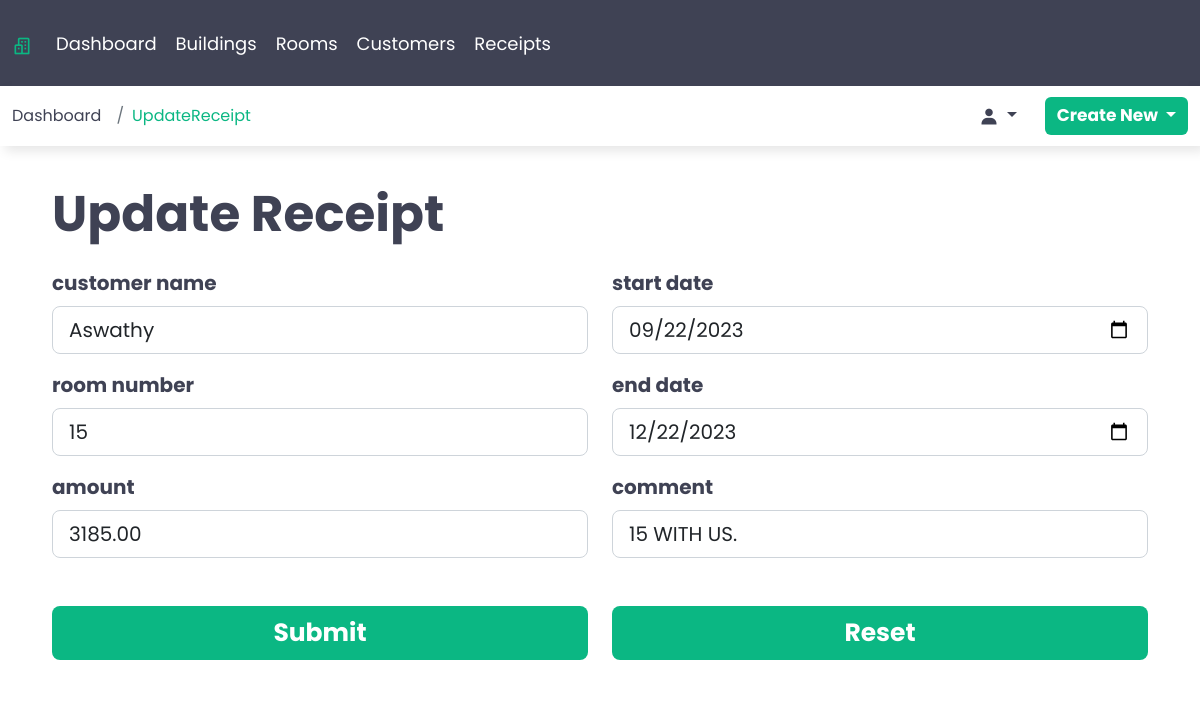
Screenshot of /update_receipt/1/ (signed in) with the database file from the repository.
### webapp/models.py (models this page shows)
class Customer(models.Model):
    customer_name = models.CharField(max_length=50)
    mobile_number = models.IntegerField()
    id_type = models.ForeignKey(IdType, on_delete=models.DO_NOTHING)
    id_number = models.CharField(max_length=50, unique=True)
    building_name = models.ForeignKey(Building, on_delete=models.CASCADE)
    room_number = models.ForeignKey(Room, on_delete=models.DO_NOTHING)
    class Meta:
        verbose_name_plural = 'Customers'
    def __str__(self):
        return self.customer_name

class Receipt(models.Model):
    date = models.DateField(auto_now_add=True,blank=False)
    customer_name = models.ForeignKey(Customer,on_delete=models.DO_NOTHING)
    room_number = models.ForeignKey(Room,on_delete=models.DO_NOTHING)
    amount = models.DecimalField(max_digits=7, decimal_places=2)
    start_date = models.DateField(blank=False)
    end_date = models.DateField(blank=False)
    comment = models.CharField(max_length=250)
    class Meta:
        verbose_name_plural = 'Receipts'

class Room(models.Model):
    room_number = models.IntegerField()
    building_name = models.ForeignKey(Building, on_delete=models.CASCADE)
    room_type = models.ForeignKey(RoomType, on_delete=models.DO_NOTHING)
    room_status = models.ForeignKey(RoomStatus, on_delete=models.DO_NOTHING)
    meter_number = models.CharField(max_length=16)
    account_number = models.IntegerField()
    class Meta:
        verbose_name_plural = 'Rooms'
    def __str__ (self):
        return str(self.room_number)

### webapp/views.py (the view)
# urls.py: path('update_receipt/<int:receipt_id>/',views.UpdateReceipt,name='update_receipt'),
@login_required
def UpdateReceipt(request,receipt_id):
    receipt = Receipt.objects.get(id=receipt_id)
    form = ReceiptForm(request.POST, instance=receipt)
    if request.method == 'POST':
        if form.is_valid():
            form.save()
            return redirect('receipts')
    else:
        form = ReceiptForm(instance=receipt)
        return render(request,'update_receipt.html',{'context':'UpdateReceipt','form':form})

### webapp/forms.py
class ReceiptForm(ModelForm):
    class Meta:
        model = Receipt
        fields = '__all__'
        widgets = {
            'date': forms.DateInput(attrs={'class':'form-control form-control-lg','type':'date'}),
            'amount': forms.NumberInput(attrs={'class': 'form-control form-control-lg'}),
            'start_date': forms.DateInput(attrs={'class':'form-control form-control-lg','type':'date'}),
            'end_date': forms.DateInput(attrs={'class':'form-control form-control-lg','type':'date'}),
            'comment': forms.TextInput(attrs={'class': 'form-control form-control-lg'})
        }
    def __init__(self, *args, **kwargs):
        super().__init__(*args, **kwargs)
        self.fields['customer_name'].empty_label = "Select an option"
        self.fields['customer_name'].widget.attrs.update({'class':'form-control form-control-lg'})
        self.fields['room_number'].empty_label = "Select an option"
        self.fields['room_number'].widget.attrs.update({'class':'form-control form-control-lg'})

### templates/update_receipt.html (shortened to what this page needs)
{% extends 'base.html' %}
{% load static %}
{% block content %}
    <div class="container-fluid">
        <div class="main-box new_receipt">
            <div class="row d-flex align-items-center justify-content-center">
                <div class="col-xs-12 col-sm-12 col-md-12 col-lg-12 col-xl-12 d-flex align-items-start flex-column">
                    <h1 class="mb-4 mt-2">Update Receipt</h1>
                    <form method="post" autocomplete="off">
                        <div class="row">
                            <div class="col-xs-12 col-sm-12 col-md-12 col-lg-6">
                                <div class="mb-3">
                                    <label for="customer_name" class="form-label">customer name</label>
                                    {{form.customer_name}}
                                </div>
                            </div>
                            <div class="col-xs-12 col-sm-12 col-md-12 col-lg-6">
                                <div class="mb-3">
                                    <label for="start_date" class="form-label">start date</label>
                                    {{form.start_date}}
                                </div>
                            </div>
                            <div class="col-xs-12 col-sm-12 col-md-12 col-lg-6">
                                <div class="mb-3">
                                    <label for="room_number" class="form-label">room number</label>
                                    {{form.room_number}}
                                </div>
                            </div>
                            <div class="col-xs-12 col-sm-12 col-md-12 col-lg-6">
                                <div class="mb-3">
                                    <label for="end_date" class="form-label">end date</label>
                                    {{form.end_date}}
                                </div>
                            </div>
                            <div class="col-xs-12 col-sm-12 col-md-12 col-lg-6">
                                <div class="mb-3">
                                    <label for="amount" class="form-label">amount</label>
                                    {{form.amount}}
                                </div>
                            </div>
                            <div class="col-xs-12 col-sm-12 col-md-12 col-lg-6">
                                <div class="mb-5">
                                    <label for="comment" class="form-label">comment</label>
                                    {{form.comment}}
                                </div>
                            </div>
                            <div class="col-xs-12 col-sm-12 col-md-12 col-lg-6">
                                <button type="submit" class="btn btn-lg mb-4">Submit</button>
                            </div>
                            <div class="col-xs-12 col-sm-12 col-md-12 col-lg-6">
                                <button type="reset" class="btn btn-lg">Reset</button>
                            </div>
                        </div>
                    </form>
                </div>
            </div>
        </div>
    </div>
{% endblock %}

### static/css/style.css (style rules this page uses)
* { margin:0; padding: 0; box-sizing: border-box; }
:root { --font-primary: "Poppins", sans-serif; }
:root { --weight-700: 700; }
:root { --color-primary: #0bb783; --color-secondary: #3f4254; --color-white: white; }
body { font-family: var(--font-primary); }
h1 { font-size: 50px; font-weight: var(--weight-700); color: var(--color-secondary); font-family: var(--font-primary); }
form { width: 100%; z-index: 100; }
.form-label { font-size: 20px; font-weight: 700; color: var(--color-secondary); }
.btn { background-color: var(--color-primary); color: var(--color-white); width: 100%; font-weight: 700; font-size: 25px; font-family: var(--font-primary); border: none; }
.main-box { margin: 30px 40px; position: relative; z-index: 2; }
.main-box::before { content: " "; background-image: url(/static/images/building_img.jpg); background-repeat: no-repeat; background-size: 65%; background-position: right; width: 100%; height: 100%; position: absolute; top: 37px; right: -50px; opacity: 45%; }
.main-box.new_receipt::before { background-image: url(/static/images/receipt_img.jpg); background-size: 50%; }

### rows the page displays
Customer: customer_name "Aswathy"
Receipt: start_date "09/22/2023", end_date "12/22/2023", amount "3185.00", comment "15 WITH US."
Room: room_number "15"

### other values shown
{{ context }} "UpdateReceipt"
